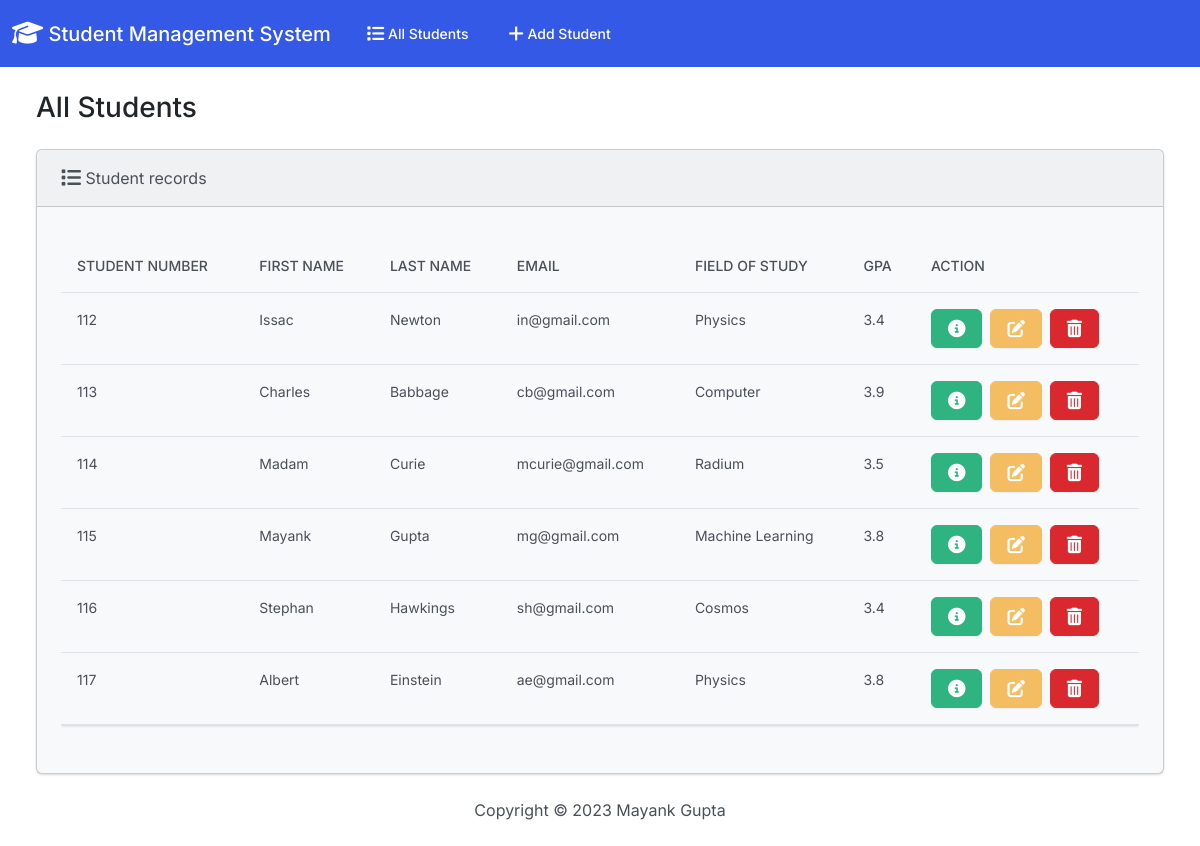
The page / on the database its author committed.
### students/models.py (models this page shows, shortened)
class Student(models.Model):
    student_number = models.PositiveIntegerField()
    first_name = models.CharField(max_length=50)
    last_name = models.CharField(max_length=50)
    email = models.EmailField(max_length=100)
    field_of_study = models.CharField(max_length=50)
    gpa = models.FloatField()

### students/views.py (the view)
# urls.py: path('',views.index, name='index'),
def index(request):
    return render(request,'students/index.html',{'students':Student.objects.all()})

### students/templates/students/index.html (shortened to what this page needs)
{% extends "students/base.html" %}
{% block body %}
<h3 class="m-4">All Students</h3>
<div class="row">
    <div class="col-12">
        {% if students %}
        <div class="card bg-light ms-4 me-4 mb-4">
            <div class="card-header">
                <i class="fa-solid fa-list fa-lg"></i> Student records
            </div>
            <div class="card-body">
                <p class="card-text">
                <div class="table-responsive">
                    <table class="table table-hover">
                        <thead>
                            <tr>
                                <th scope="col">Student Number</th>
                                <th scope="col">First Name</th>
                                <th scope="col">Last Name</th>
                                <th scope="col">Email</th>
                                <th scope="col">Field of Study</th>
                                <th scope="col">GPA</th>
                                <th scope="col">Action</th>
                            </tr>
                        </thead>
                        <tbody>
                            {% for student in students %}
                            <tr>
                                <td>{{ student.student_number }}</td>
                                <td>{{ student.first_name }}</td>
                                <td>{{ student.last_name }}</td>
                                <td>{{ student.email }}</td>
                                <td>{{ student.field_of_study }}</td>
                                <td>{{ student.gpa }}</td>
                                <td>
                                    <button type="button" class="btn btn-success me-1"
                                        href="{% url 'view_student' student.id %}" data-bs-toggle="modal"
                                        data-bs-target="#myModal{{student.id}}">
                                    </button>
                                    <a class="btn btn-warning me-1" href="{% url 'edit' student.id %}">
                                    </a>
                                    <button type="button" class="btn btn-danger" data-bs-toggle="modal" data-bs-target="#delete{{student.id}}">
                                    </button>
                                </td>
                            </tr>
                            {% endfor %}
                        </tbody>
                    </table>
                </div>
                </p>
            </div>
        </div>
        {% else %}
        <h5 class="alert alert-primary ms-4 me-4">No student records</h5>
        {%endif%}
    </div>
</div>
{% endblock %}

### students/templates/students/base.html (shortened to what this page needs)
{% load static %}
<!DOCTYPE html>
<html lang="en">
    <link rel="stylesheet" href="https://cdnjs.cloudflare.com/ajax/libs/font-awesome/6.4.0/css/all.min.css"/>
    <link rel="stylesheet" href="{% static 'css/bootstrap.min.css' %}">
    <body class="d-flex flex-column min-vh-100">
        <nav class="navbar navbar-expand-lg navbar-dark bg-primary">
            <div class="container-fluid">
                <a class="navbar-brand" href="{% url 'index' %}">
                    <i class="fa-solid fa-graduation-cap fa-lg"></i> Student Management System
                </a>
              <div class="collapse navbar-collapse" id="navbarColor01">
                <ul class="navbar-nav me-auto">
                  <li class="nav-item">
                    <a class="nav-link" href="{% url 'index' %}">
                         All Students
                    </a>
                  </li>
                  <li class="nav-item">
                    <a class="nav-link" href="{% url 'add' %}">
                         Add Student
                    </a>
                  </li>
                </ul>
              </div>
            </div>
          </nav>
          <div class="container-fluid">
            {% block body %}
            {% endblock %}
          </div>
          <footer class="mt-auto mb-4">
            <div class="text-center">
                <span>
                    Copyright &copy; <script>document.write(new Date().getFullYear())</script> Mayank Gupta
                </span>
            </div>
          </footer>
    </body>
</html>

### rows shown on the page
Student: student_number "112", first_name "Issac", last_name "Newton", email "in@gmail.com", field_of_study "Physics", gpa "3.4"
Student: student_number "113", first_name "Charles", last_name "Babbage", email "cb@gmail.com", field_of_study "Computer", gpa "3.9"
Student: student_number "114", first_name "Madam", last_name "Curie", email "mcurie@gmail.com", field_of_study "Radium", gpa "3.5"
Student: student_number "115", first_name "Mayank", last_name "Gupta", email "mg@gmail.com", field_of_study "Machine Learning", gpa "3.8"
Student: student_number "116", first_name "Stephan", last_name "Hawkings", email "sh@gmail.com", field_of_study "Cosmos", gpa "3.4"
Student: student_number "117", first_name "Albert", last_name "Einstein", email "ae@gmail.com", field_of_study "Physics", gpa "3.8"
